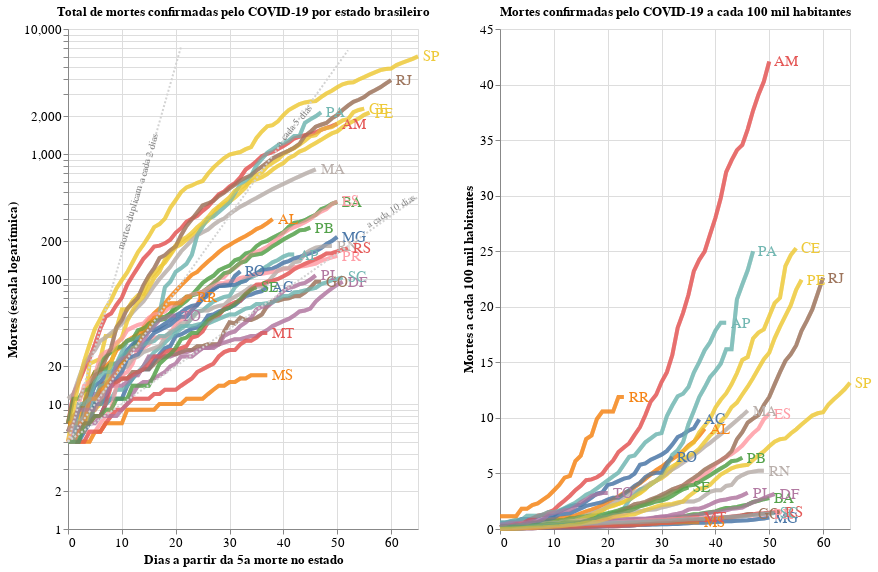

Here is the notebook cell this chart was saved with:
### Code cell
import altair as alt

text2b = alt.Chart({'values':[{'x': 13, 'y': 500}]}).mark_text(
    text='mortes duplicam a cada 2 dias', angle=287,
    size=10,
    color = 'gray'
).encode(
    x='x:Q', y='y:Q'
)

text5b = alt.Chart({'values':[{'x': 42, 'y': 1700}]}).mark_text(
    text='a cada 5 dias', angle=310,
    size=10,
    color = 'gray'
).encode(
    x='x:Q', y='y:Q'
)

text10b = alt.Chart({'values':[{'x': 60, 'y': 350}]}).mark_text(
    text='a cada 10 dias', angle=328,
    size=10,
    color = 'gray'
).encode(
    x='x:Q', y='y:Q'
)

# Sum it all up
chart1 = alt.layer(chart, overlay, text, double2, double5, double10, text2b, text5b, text10b).properties(
    width=350,
    height=500
)

# Sum em up!
chart2 = alt.layer(chartpop + overlaypop + textpop).properties(
    width=350,
    height=500
)

alt.hconcat(chart1, chart2
).configure_axis(
    labelFontSize=13,
    titleFontSize=13
).configure_title(
    fontSize=13
).add_selection(
  selection
)

### Figure 1 — Vega-Lite specification as saved in the notebook (floating-point values rounded to 4 significant figures; data arrays with more than 128 entries replaced by an {"elided": "..."} marker saying what was removed)
{"config": {"view": {"continuousWidth": 400, "continuousHeight": 300}, "axis": {"labelFontSize": 13, "titleFontSize": 13}, "title": {"fontSize": 13}}, "hconcat": [{"layer": [{"data": {"name": "data-388932a032e13d103b1ae7baef1cc41c"}, "mark": {"type": "line", "opacity": 0.7, "strokeWidth": 4}, "encoding": {"color": {"condition": {"type": "nominal", "field": "state", "selection": "selector012"}, "value": "lightgray"}, "tooltip": [{"type": "nominal", "field": "state", "title": "Estado"}, {"type": "nominal", "field": "Date", "format": "%d/%m/%Y", "timeUnit": "yearmonthdate", "title": "Data"}, {"type": "nominal", "field": "Deaths", "title": "Mortes"}], "x": {"type": "quantitative", "field": "Day"}, "y": {"type": "quantitative", "field": "Deaths", "scale": {"type": "log"}}}, "selection": {"selector012": {"type": "single", "fields": ["state"]}}, "title": "Total de mortes confirmadas pelo COVID-19 por estado brasileiro"}, {"data": {"name": "data-388932a032e13d103b1ae7baef1cc41c"}, "mark": {"type": "line", "opacity": 0.7, "strokeWidth": 4}, "encoding": {"color": {"type": "nominal", "field": "state"}, "opacity": {"value": 0.5}, "x": {"type": "quantitative", "field": "Day"}, "y": {"type": "quantitative", "field": "Deaths", "scale": {"type": "log"}}}, "title": "Total de mortes confirmadas pelo COVID-19 por estado brasileiro", "transform": [{"filter": {"selection": "selector012"}}]}, {"data": {"name": "data-388932a032e13d103b1ae7baef1cc41c"}, "mark": {"type": "text", "align": "left", "dx": 5, "size": 15}, "encoding": {"color": {"type": "nominal", "field": "state", "legend": null}, "text": {"type": "nominal", "field": "state"}, "x": {"type": "quantitative", "aggregate": "max", "axis": {"title": "Dias a partir da 5a morte no estado"}, "field": "Day"}, "y": {"type": "quantitative", "aggregate": {"argmax": "Day"}, "axis": {"title": "Mortes (escala logarítmica)"}, "field": "Deaths"}}, "title": "Total de mortes confirmadas pelo COVID-19 por estado brasileiro", "transform": [{"filter": {"selection": "selector012"}}]}, {"data": {"sequence": {"start": 0, "stop": 22, "step": 1, "as": "x"}}, "mark": {"type": "line", "strokeDash": [2, 2]}, "encoding": {"color": {"value": "lightgray"}, "x": {"type": "quantitative", "field": "x"}, "y": {"type": "quantitative", "field": "value"}}, "transform": [{"calculate": "5*pow(2,(datum.x/2))", "as": "double2"}, {"fold": ["double2"]}]}, {"data": {"sequence": {"start": 0, "stop": 53, "step": 1, "as": "x"}}, "mark": {"type": "line", "strokeDash": [2, 2]}, "encoding": {"color": {"value": "lightgray"}, "x": {"type": "quantitative", "field": "x"}, "y": {"type": "quantitative", "field": "value"}}, "transform": [{"calculate": "5*pow(2,(datum.x/5))", "as": "double5"}, {"fold": ["double5"]}]}, {"data": {"sequence": {"start": 0, "stop": 66, "step": 1, "as": "x"}}, "mark": {"type": "line", "strokeDash": [2, 2]}, "encoding": {"color": {"value": "lightgray"}, "x": {"type": "quantitative", "field": "x"}, "y": {"type": "quantitative", "field": "value"}}, "transform": [{"calculate": "5*pow(2,(datum.x/10))", "as": "double10"}, {"fold": ["double10"]}]}, {"data": {"name": "data-bf3a284e2fbb064d7dde36f27f5d5a49"}, "mark": {"type": "text", "angle": 287, "color": "gray", "size": 10, "text": "mortes duplicam a cada 2 dias"}, "encoding": {"x": {"type": "quantitative", "field": "x"}, "y": {"type": "quantitative", "field": "y"}}}, {"data": {"name": "data-d1aac4e1322477c3199ccb6b764144d1"}, "mark": {"type": "text", "angle": 310, "color": "gray", "size": 10, "text": "a cada 5 dias"}, "encoding": {"x": {"type": "quantitative", "field": "x"}, "y": {"type": "quantitative", "field": "y"}}}, {"data": {"name": "data-27a84d7cac30f997f53d5cb3c0114374"}, "mark": {"type": "text", "angle": 328, "color": "gray", "size": 10, "text": "a cada 10 dias"}, "encoding": {"x": {"type": "quantitative", "field": "x"}, "y": {"type": "quantitative", "field": "y"}}}], "height": 500, "width": 350}, {"layer": [{"layer": [{"mark": {"type": "line", "opacity": 0.7, "strokeWidth": 4}, "encoding": {"color": {"condition": {"type": "nominal", "field": "state", "selection": "selector012"}, "value": "lightgray"}, "tooltip": [{"type": "nominal", "field": "state", "title": "Estado"}, {"type": "nominal", "field": "Date", "format": "%d/%m/%Y", "timeUnit": "yearmonthdate", "title": "Data"}, {"type": "nominal", "field": "DeathPop", "format": ".2f", "title": "Proporção de Mortes"}], "x": {"type": "quantitative", "field": "Day"}, "y": {"type": "quantitative", "field": "DeathPop"}}, "selection": {"selector012": {"type": "single", "fields": ["state"]}}, "title": "Mortes confirmadas pelo COVID-19 a cada 100 mil habitantes"}, {"mark": {"type": "line", "opacity": 0.7, "strokeWidth": 4}, "encoding": {"color": {"type": "nominal", "field": "state"}, "opacity": {"value": 0.5}, "x": {"type": "quantitative", "field": "Day"}, "y": {"type": "quantitative", "field": "DeathPop"}}, "title": "Mortes confirmadas pelo COVID-19 a cada 100 mil habitantes", "transform": [{"filter": {"selection": "selector012"}}]}, {"mark": {"type": "text", "align": "left", "dx": 5, "size": 15}, "encoding": {"color": {"type": "nominal", "field": "state", "legend": null}, "text": {"type": "nominal", "field": "state"}, "x": {"type": "quantitative", "aggregate": "max", "axis": {"title": "Dias a partir da 5a morte no estado"}, "field": "Day"}, "y": {"type": "quantitative", "aggregate": {"argmax": "Day"}, "axis": {"title": "Mortes a cada 100 mil habitantes"}, "field": "DeathPop"}}, "title": "Mortes confirmadas pelo COVID-19 a cada 100 mil habitantes", "transform": [{"filter": {"selection": "selector012"}}]}]}], "data": {"name": "data-388932a032e13d103b1ae7baef1cc41c"}, "height": 500, "width": 350}], "$schema": "https://vega.github.io/schema/vega-lite/v4.8.1.json", "datasets": {"data-388932a032e13d103b1ae7baef1cc41c": {"elided": "1248 records"}, "data-bf3a284e2fbb064d7dde36f27f5d5a49": [{"x": 13, "y": 500}], "data-d1aac4e1322477c3199ccb6b764144d1": [{"x": 42, "y": 1700}], "data-27a84d7cac30f997f53d5cb3c0114374": [{"x": 60, "y": 350}]}}
